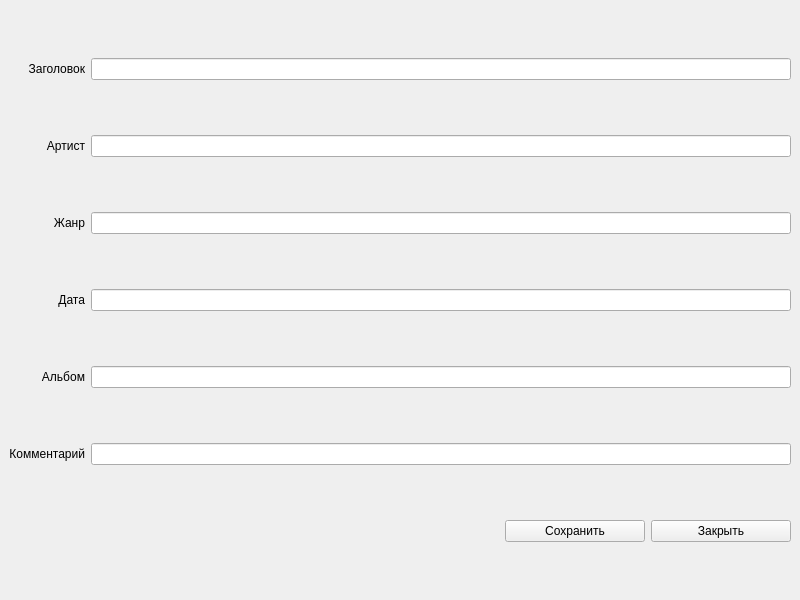
<?xml version="1.0" encoding="UTF-8"?>
<ui version="4.0">
 <class>TagsEdit</class>
 <widget class="QMainWindow" name="TagsEdit">
  <property name="geometry">
   <rect>
    <x>0</x>
    <y>0</y>
    <width>800</width>
    <height>600</height>
   </rect>
  </property>
  <property name="sizePolicy">
   <sizepolicy hsizetype="Preferred" vsizetype="Preferred">
    <horstretch>200</horstretch>
    <verstretch>200</verstretch>
   </sizepolicy>
  </property>
  <property name="maximumSize">
   <size>
    <width>800</width>
    <height>600</height>
   </size>
  </property>
  <property name="windowTitle">
   <string>Edit tags</string>
  </property>
  <widget class="QWidget" name="centralwidget">
   <layout class="QHBoxLayout" name="horizontalLayout">
    <item>
     <layout class="QVBoxLayout" name="verticalLayout">
      <item>
       <layout class="QHBoxLayout" name="horizontalLayout_2">
        <item>
         <widget class="QLabel" name="title">
          <property name="text">
           <string>Заголовок</string>
          </property>
          <property name="alignment">
           <set>Qt::AlignRight|Qt::AlignTrailing|Qt::AlignVCenter</set>
          </property>
         </widget>
        </item>
        <item>
         <widget class="QLineEdit" name="titleLineEdit">
          <property name="maximumSize">
           <size>
            <width>700</width>
            <height>16777215</height>
           </size>
          </property>
         </widget>
        </item>
       </layout>
      </item>
      <item>
       <layout class="QHBoxLayout" name="horizontalLayout_3">
        <item>
         <widget class="QLabel" name="artist">
          <property name="text">
           <string>Артист</string>
          </property>
          <property name="alignment">
           <set>Qt::AlignRight|Qt::AlignTrailing|Qt::AlignVCenter</set>
          </property>
         </widget>
        </item>
        <item>
         <widget class="QLineEdit" name="artistLineEdit">
          <property name="maximumSize">
           <size>
            <width>700</width>
            <height>16777215</height>
           </size>
          </property>
         </widget>
        </item>
       </layout>
      </item>
      <item>
       <layout class="QHBoxLayout" name="horizontalLayout_4">
        <item>
         <widget class="QLabel" name="genre">
          <property name="text">
           <string>Жанр</string>
          </property>
          <property name="alignment">
           <set>Qt::AlignRight|Qt::AlignTrailing|Qt::AlignVCenter</set>
          </property>
         </widget>
        </item>
        <item>
         <widget class="QLineEdit" name="genreLineEdit">
          <property name="maximumSize">
           <size>
            <width>700</width>
            <height>16777215</height>
           </size>
          </property>
         </widget>
        </item>
       </layout>
      </item>
      <item>
       <layout class="QHBoxLayout" name="horizontalLayout_5">
        <item>
         <widget class="QLabel" name="year">
          <property name="text">
           <string>Дата</string>
          </property>
          <property name="alignment">
           <set>Qt::AlignRight|Qt::AlignTrailing|Qt::AlignVCenter</set>
          </property>
         </widget>
        </item>
        <item>
         <widget class="QLineEdit" name="yearLineEdit">
          <property name="maximumSize">
           <size>
            <width>700</width>
            <height>16777215</height>
           </size>
          </property>
         </widget>
        </item>
       </layout>
      </item>
      <item>
       <layout class="QHBoxLayout" name="horizontalLayout_9">
        <item>
         <widget class="QLabel" name="albumTitle">
          <property name="text">
           <string>&lt;html&gt;&lt;head/&gt;&lt;body&gt;&lt;p&gt;Альбом&lt;/p&gt;&lt;/body&gt;&lt;/html&gt;</string>
          </property>
          <property name="alignment">
           <set>Qt::AlignRight|Qt::AlignTrailing|Qt::AlignVCenter</set>
          </property>
         </widget>
        </item>
        <item>
         <widget class="QLineEdit" name="albumTitleLineEdit">
          <property name="maximumSize">
           <size>
            <width>700</width>
            <height>16777215</height>
           </size>
          </property>
         </widget>
        </item>
       </layout>
      </item>
      <item>
       <layout class="QHBoxLayout" name="horizontalLayout_6">
        <item>
         <widget class="QLabel" name="label">
          <property name="text">
           <string>Комментарий</string>
          </property>
          <property name="alignment">
           <set>Qt::AlignRight|Qt::AlignTrailing|Qt::AlignVCenter</set>
          </property>
         </widget>
        </item>
        <item>
         <widget class="QLineEdit" name="commentLineEdit"/>
        </item>
       </layout>
      </item>
      <item>
       <layout class="QHBoxLayout" name="horizontalLayout_10">
        <item>
         <spacer name="horizontalSpacer">
          <property name="orientation">
           <enum>Qt::Horizontal</enum>
          </property>
          <property name="sizeHint" stdset="0">
           <size>
            <width>40</width>
            <height>20</height>
           </size>
          </property>
         </spacer>
        </item>
        <item>
         <widget class="QPushButton" name="saveButton">
          <property name="minimumSize">
           <size>
            <width>140</width>
            <height>0</height>
           </size>
          </property>
          <property name="maximumSize">
           <size>
            <width>400</width>
            <height>16777215</height>
           </size>
          </property>
          <property name="cursor">
           <cursorShape>PointingHandCursor</cursorShape>
          </property>
          <property name="text">
           <string>Сохранить</string>
          </property>
         </widget>
        </item>
        <item>
         <widget class="QPushButton" name="closeButton">
          <property name="minimumSize">
           <size>
            <width>140</width>
            <height>0</height>
           </size>
          </property>
          <property name="maximumSize">
           <size>
            <width>400</width>
            <height>16777215</height>
           </size>
          </property>
          <property name="cursor">
           <cursorShape>PointingHandCursor</cursorShape>
          </property>
          <property name="text">
           <string>Закрыть</string>
          </property>
         </widget>
        </item>
       </layout>
      </item>
     </layout>
    </item>
   </layout>
  </widget>
  <widget class="QMenuBar" name="menubar">
   <property name="geometry">
    <rect>
     <x>0</x>
     <y>0</y>
     <width>800</width>
     <height>21</height>
    </rect>
   </property>
  </widget>
 </widget>
 <resources/>
 <connections/>
</ui>
